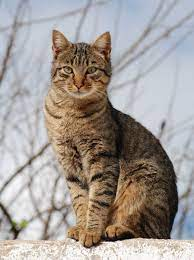
#> input picture cat_detection/sample img/cat1.jpg, 194 x 260 px, found by its file name
$ python cat_detection.py
#> lines starting #> are read from the running program, lines starting #| are printed output that depends on the picture; after the words box and inside, x2 and y2 are one past the last pixel; in counts of white or black regions, pixels touching at a corner belong together
import cv2
import matplotlib.pyplot as plt

# Ask the user to select the cat image file
image_path = "C:/Users/hp/Downloads/cat_detection/sample img/cat1.jpg"

if image_path:
    # Load input image and convert it to grayscale
    image = cv2.imread(image_path)
#> image is the input picture: shape (260, 194, 3); mean B, G, R 150.6, 155.1, 162.1
    gray = cv2.cvtColor(image, cv2.COLOR_BGR2GRAY)
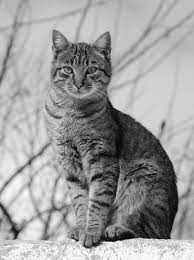
#> gray: shape (260, 194); min 0, max 255, mean 156.7

    # Load cat detector haar cascade, then detect cat faces in the input image
    detector = cv2.CascadeClassifier("haarcascade_file/haarcascade_frontalcatface_extended.xml")
    faces = detector.detectMultiScale(gray, scaleFactor=1.3, minNeighbors=1, minSize=(10, 10))
#> faces = [[52, 48, 53, 53]]
    print('No. of cats detected: ',len(faces))
#| No. of cats detected:  1

    # if atleast one cat is detected
    if len(faces)>0:
        # Loop over cat faces and draw a rectangle on each face
        for ((x, y, w, h)) in (faces):
            cv2.rectangle(image, (x, y), (x + w, y + h), (0, 0, 255), 2)
            cv2.putText(image, f'Cat', (x, y - 3), cv2.FONT_HERSHEY_SIMPLEX, 0.5, (0, 255, 0), 2)
#> this loop made 1 pass
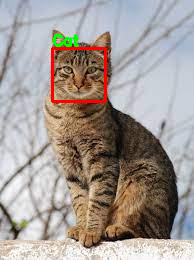
#> image: shape (260, 194, 3); 1.62% of pixels changed, all inside (x1, y1, x2, y2) = (51, 34, 107, 103)


    # Show the result using Matplotlib
    plt.imshow(cv2.cvtColor(image, cv2.COLOR_BGR2RGB))
    plt.axis('off')  # Hide axis
    plt.show()
else:
    print("No image path specified")

$ run again, with cat_detection/sample img/cat2.jpg copied over cat_detection/sample img/cat1.jpg
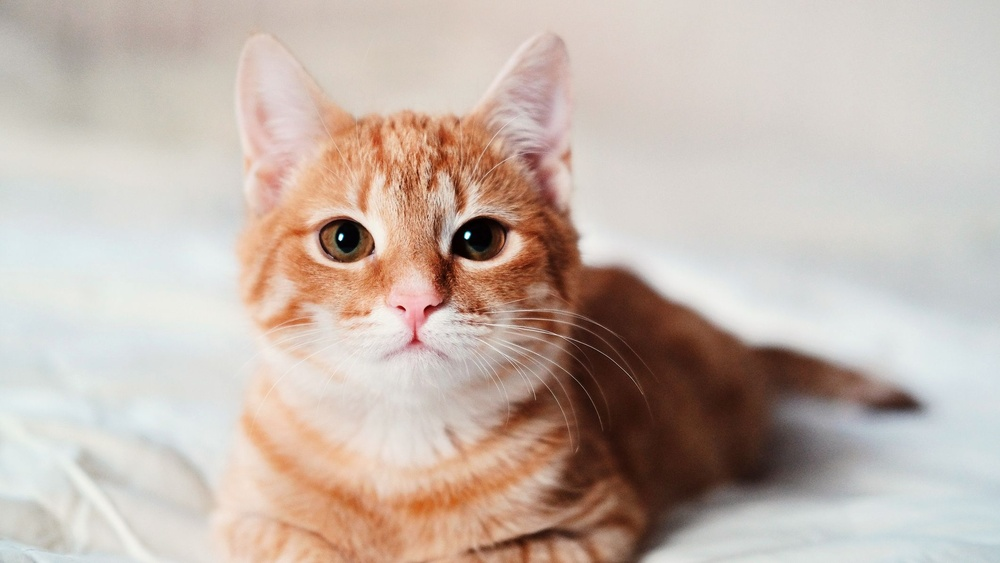
#> input picture cat_detection/sample img/cat2.jpg, 1000 x 563 px, shrunk from 2121 x 1194 before the run, found by its file name
#> image is the input picture: shape (563, 1000, 3); mean B, G, R 172.5, 181.8, 197
#> `gray = cv2.cvtColor(image, cv2.COLOR_BGR2GRAY)`:
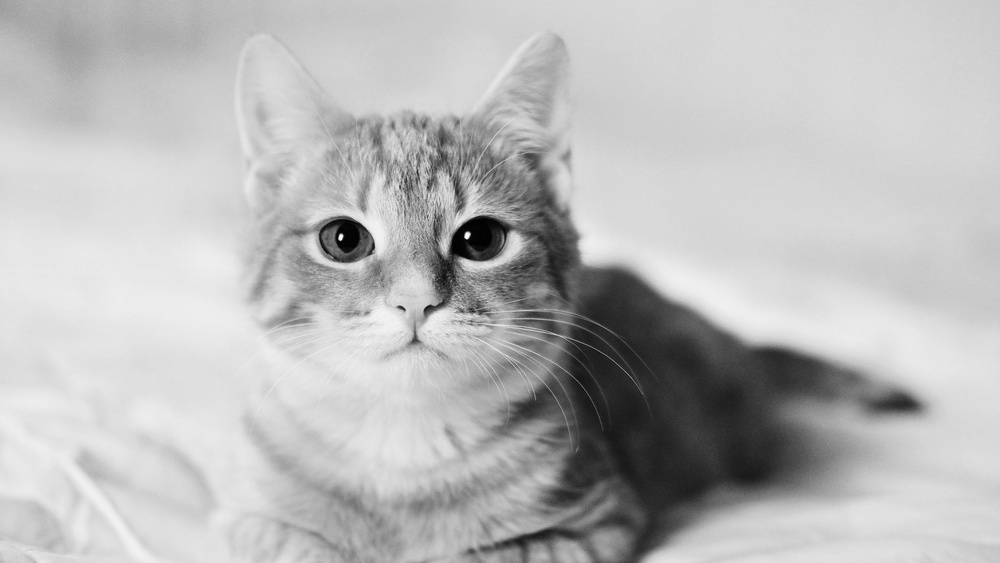
#> gray: shape (563, 1000); min 0, max 251, mean 185.3
#> faces = [[268, 119, 288, 288]]
#| No. of cats detected:  1
#> the loop `for ((x, y, w, h)) in (faces):` made 1 pass
#> after the loop `for ((x, y, w, h)) in (faces):`:
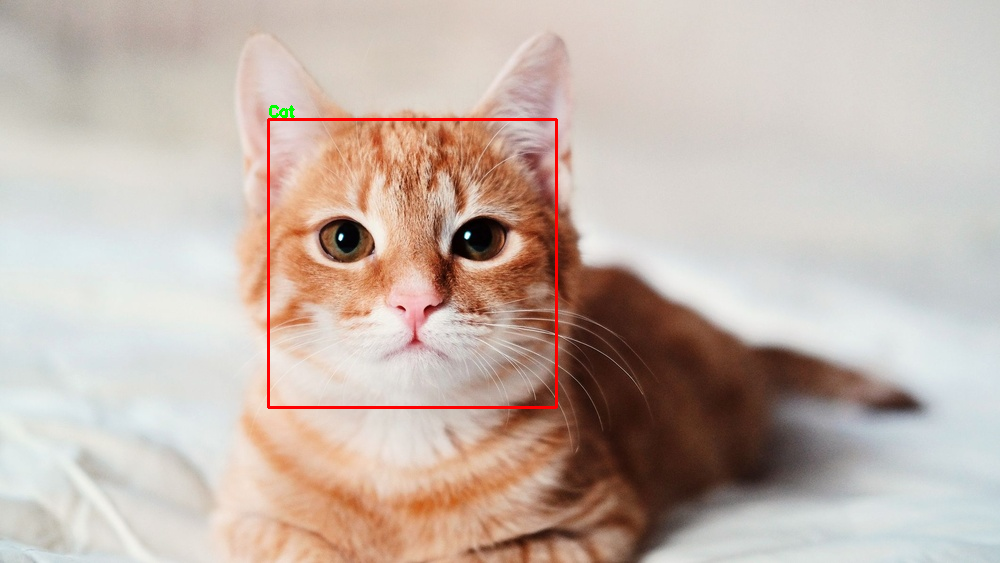
#> image: shape (563, 1000, 3); 0.65% of pixels changed, all inside (x1, y1, x2, y2) = (267, 105, 558, 409)
